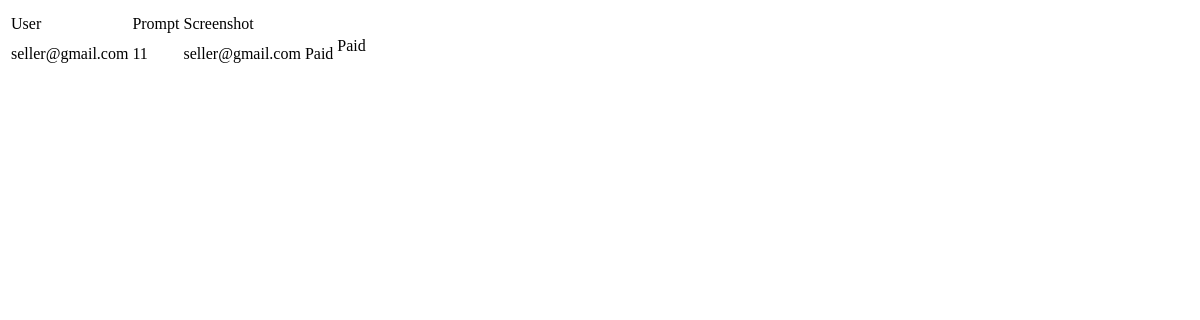
/pay_form/, run on an earlier commit of the app's database.
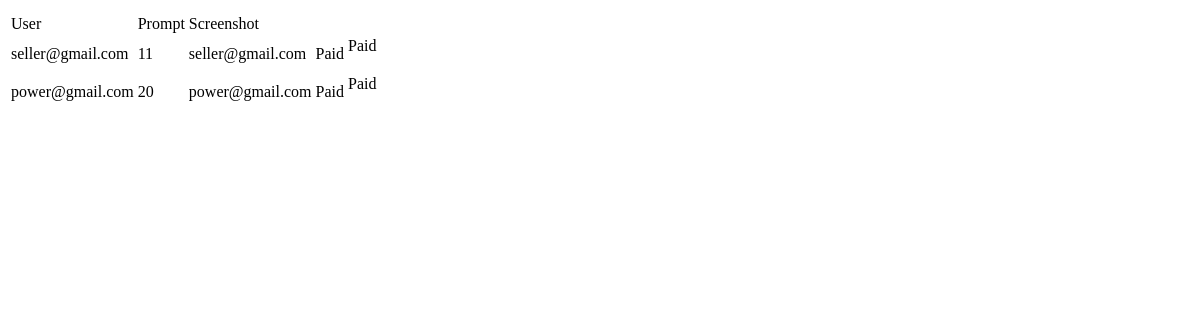
And on a later commit of the database.
### mps_app/models.py (models this page shows)
class Withdraw(models.Model):
    user = models.ForeignKey(Users,blank=True,null=True,on_delete=models.SET_NULL)
    payment_id = models.TextField(max_length=50,default="null")
    pay = models.TextField(default="Not Paid")
    amount = models.IntegerField(default=0)

class Users(models.Model):
    name = models.TextField(max_length=30)
    email = models.TextField(max_length=50)
    password = models.TextField(max_length=10)
    prompts = models.ManyToManyField(Prompts,related_name='prompts')
    pending = models.ManyToManyField(Prompts,related_name='pending')
    posted = models.ManyToManyField(Prompts,related_name='posted')
    total_earned = models.IntegerField(default=0)
    is_affiliate = models.TextField(default = "no")
    link = models.TextField(default = "null")
    from_affiliate = models.ForeignKey('Users',blank=True,null=True,on_delete=models.SET_NULL)
    payment_id = models.TextField(max_length=50,default="null")
    withdraw_processing = models.TextField(default='no')

### mps_app/views.py (the view, shortened to what this page needs)
# urls.py: path('pay_form/',views.pay_form_view,name="pay_form_view"),
def pay_form_view(request):
    withdraws = Withdraw.objects.all()
    context = {
        'withdraws' : withdraws,
    }
    if request.session.get('user')!= 'null':
        context['name'] = request.session.get('email')
    withdraws = Withdraw.objects.all()
    context = {
        'withdraws' : withdraws
    }
    return render(request,'pay_form.html',context)

### mps_app/templates/pay_form.html (shortened to what this page needs)
<html lang="en">
<head>
</head>
<body>
    <table>
        <th>
            <tr>
                <td>User</td>
                <td>Prompt</td>
                <td>Screenshot</td>
            </tr>
        </th>
        {% if withdraws %}
    {% for withdraw in withdraws %}
        <tr>
            <td>
                {{ withdraw.user.email }}
            </td>
            <td>
                {{ withdraw.amount }}
            </td>
            <td>
                {{ withdraw.user.email }}
            </td>
            <td>
                {{ withdraw.pay }}
            </td>
            <td>
                <form method="POST">
                    {% if withdraw.pay == "Paid" %}
                        Paid
                    {% endif %}
                </form>
            </td>
        </tr>
    {% endfor %}
{% endif %}
</table>
</body>
</html>

What changed in the data, as far as the page shows it:
added Withdraw: user.email "power@gmail.com", amount "20", pay "Paid"
